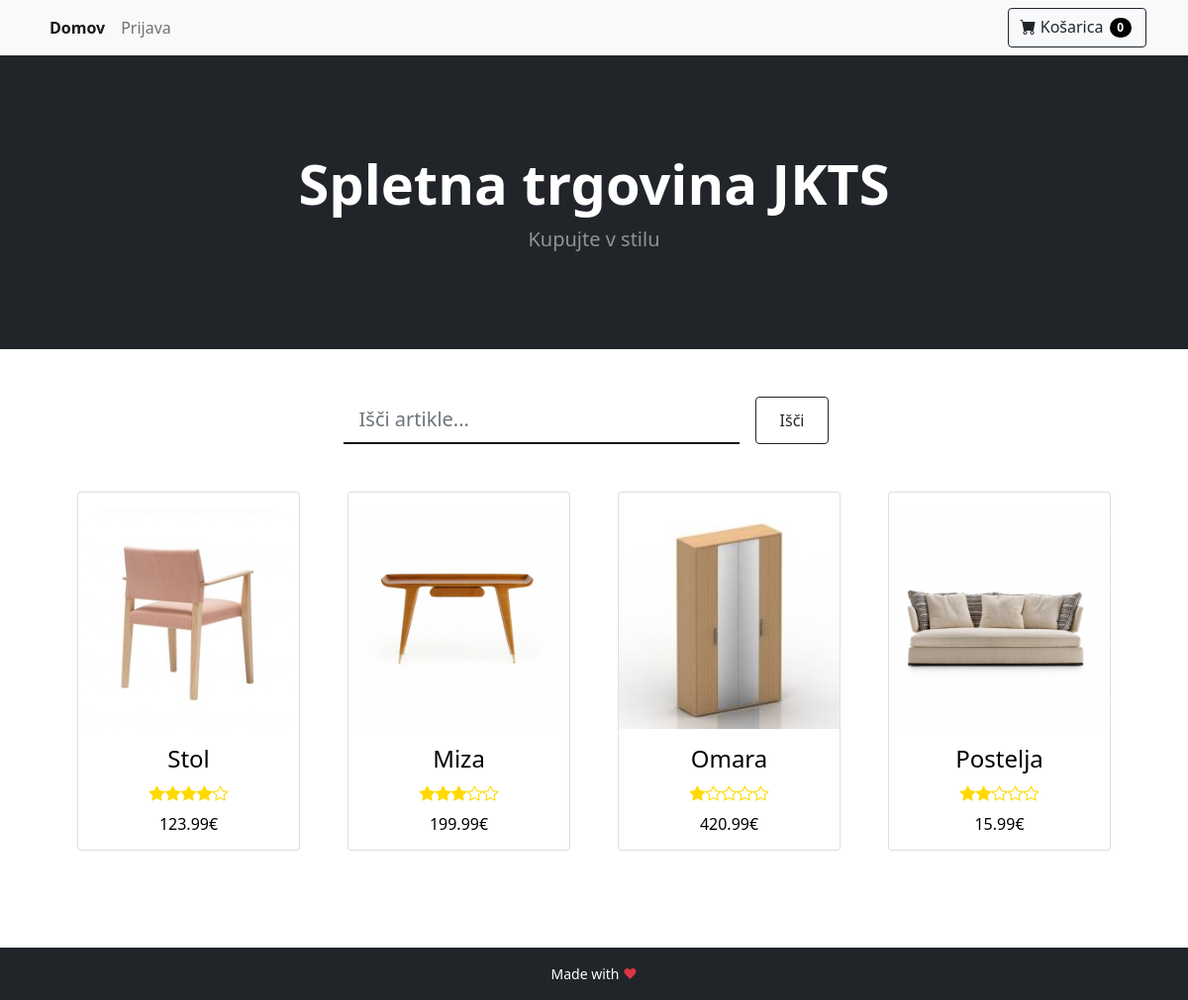
The app's page /, older data.
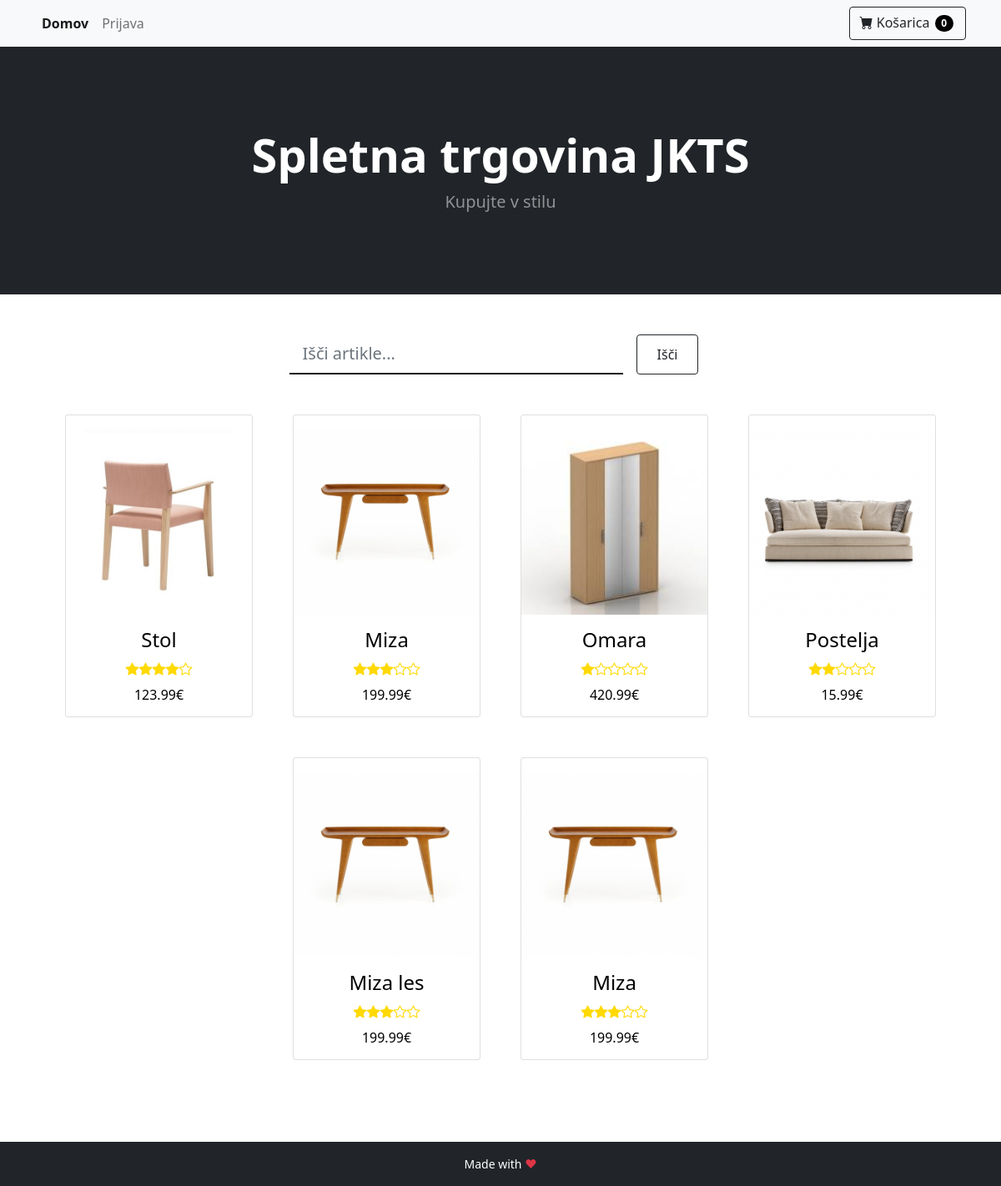
The same page, newer data.
### tables this page shows
CREATE TABLE IF NOT EXISTS `article` (
    `id` INT AUTO_INCREMENT PRIMARY KEY,
    `title` TEXT NOT NULL,
    `description` TEXT NOT NULL,
    `price` FLOAT NOT NULL,
    `photo` TEXT NOT NULL,
    `review` INT NOT NULL,
    `sumReview` INT NOT NULL,
    `numReview` INT NOT NULL
);

### ViewHelper.php (called while the page is built, shortened)
<?php
class ViewHelper {
    public static function render($file, $variables = array()) {
        extract($variables);
        include($file);
        return ob_get_clean();
    }
}

### model/database_init.php (called while the page is built, shortened)
<?php
class DBInit {
    private static $host = "localhost";
    private static $user = "root";
    private static $password = "ep";
    private static $schema = "webshop";
    private static $instance = null;
    public static function getInstance() {
        if (!self::$instance) {
            $config = "mysql:host=" . self::$host
                    . ";dbname=" . self::$schema;
            $options = array(
                PDO::ATTR_ERRMODE => PDO::ERRMODE_EXCEPTION,
                PDO::ATTR_DEFAULT_FETCH_MODE => PDO::FETCH_ASSOC,
                PDO::ATTR_PERSISTENT => true,
                PDO::MYSQL_ATTR_INIT_COMMAND => 'SET NAMES utf8'
            );
            self::$instance = new PDO($config, self::$user, self::$password, $options);
        }
        return self::$instance;
    }
}

### model/AbstractDB.php (called while the page is built, shortened)
<?php
require_once 'model/database_init.php';
abstract class AbstractDB {
    protected static $dbh = null;
    public static function getConnection() {
        if (is_null(self::$dbh)) {
            self::$dbh = DBInit::getInstance();
        }
        return self::$dbh;
    }
    protected static function query($sql, array $params = array()) {
        $stmt = self::getConnection()->prepare($sql);
        $params_filtered = self::filterParams($sql, $params);
        $stmt->execute($params_filtered);
        return $stmt->fetchAll();
    }
    protected static function filterParams($sql, array $params) {
        $sql_split = preg_split("/[\(\) ,]/", $sql);
        $sql_params = array_values(preg_grep('/^:/', $sql_split));
        $result = array();
        return $result;
    }
    protected static function alterKeys(array $params) {
        $result = array();
        return $result;
    }
}

### model/ArticleDB.php (called while the page is built, shortened)
<?php
require_once 'model/AbstractDB.php';
class ArticleDB extends AbstractDB {
    public static function getAll() {
        return parent::query("SELECT id, title, description, price, photo, review, sumReview, numReview"
                        . " FROM article"
                        . " ORDER BY id ASC");
    }
}

### view/index.php (the view, shortened to what this page needs)
<!doctype html>
<html lang="en">
    <head>
        <link href="../public/css/style.css" rel="stylesheet" />
        <link href="https://cdn.jsdelivr.net/npm/bootstrap@5.1.3/dist/css/bootstrap.min.css" rel="stylesheet"
>
        <link href="https://cdn.jsdelivr.net/npm/bootstrap-icons@1.5.0/font/bootstrap-icons.css" rel="stylesheet" />
    </head>
    <body>
        <?php include("layout/navbar.php") ?>
        <header class="bg-dark py-5">
            <div class="container px-4 px-lg-5 my-5">
                <div class="text-center text-white">
                    <h1 class="display-4 fw-bolder">Spletna trgovina JKTS</h1>
                    <p class="lead fw-normal text-white-50 mb-0">Kupujte v stilu</p>
                </div>
            </div>
        </header>
        <div class="container mt-5 d-flex justify-content-center">
            <div class="row">
                <form action="<?= BASE_URL ?>" method="POST" class="d-flex">
                    <input class="sign form-control form-control-lg form-control-borderless" type="text" name="search" placeholder="Išči artikle...">
                    <button class="btn btn-outline-dark mx-3 px-4" type="submit">Išči</button>
                </form>
            </div>
        </div>
        <div class="container px-4 px-lg-5 mt-5">
            <div class="row gx-4 gx-lg-5 row-cols-2 row-cols-md-3 row-cols-xl-4 justify-content-center">
                <?php foreach ($articles as $article): ?>
                    <div class="col mb-5">
                        <a href="<?= BASE_URL . "product?id=" . $article["id"] ?>">
                            <div class="card">
                                <img class="card-image pt-3" src="../public/assets/<?= $article["photo"] ?>" />
                                <div class="card-body">
                                    <h4 class="card-name"><?= $article["title"] ?></h5>
                                        <div class="card-stars">
                                            <?php
                                            $empty = 5 - $article["review"];
                                            for ($i = 0; $i < $article["review"]; $i++) {
                                                echo '<div class="bi-star-fill"></div>';
                                            }
                                            for ($i = 0; $i < $empty; $i++) {
                                                echo '<div class="bi-star"></div>';
                                            }
                                            ?>
                                        </div>
                                        <h5 class="card-price"><?= $article["price"] ?>€</h5>
                                </div>
                            </div>
                        </a>
                    </div>
                <?php endforeach ?>
            </div>
        </div>
        <?php include("layout/footer.php") ?>
    </body>
</html>

Row changes from the older to the newer data that the page shows:
added article: photo (picture), title "Miza les", review 3 (drawn), price "199.99"
added article: photo (picture), title "Miza", review 3 (drawn), price "199.99"
